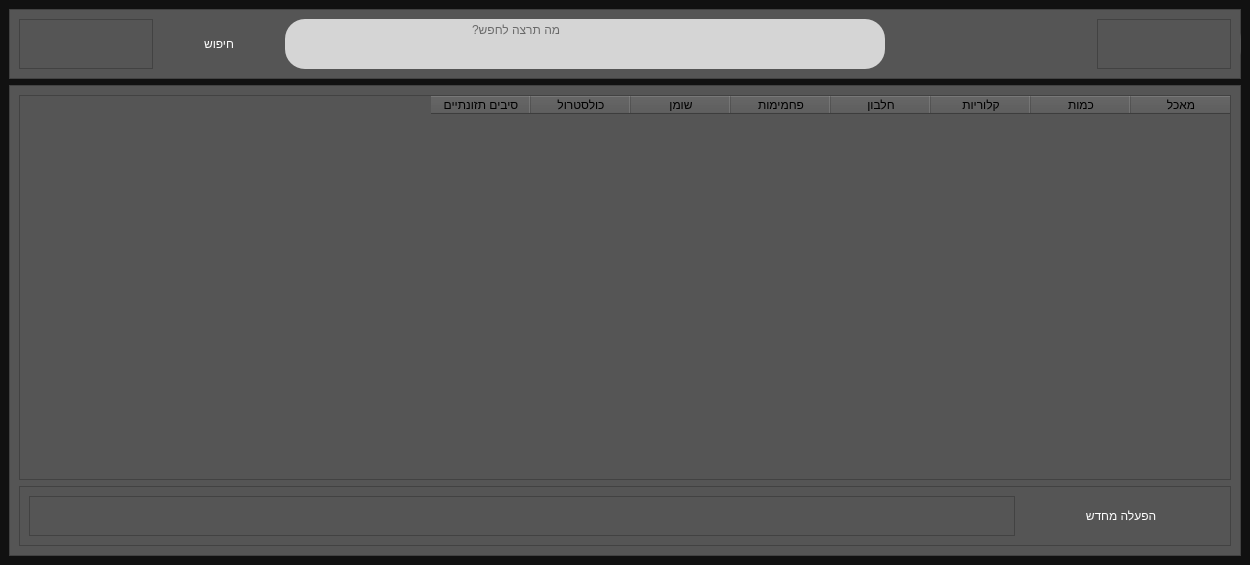
<?xml version="1.0" encoding="UTF-8"?>
<ui version="4.0">
 <class>MainWindow</class>
 <widget class="QMainWindow" name="MainWindow">
  <property name="geometry">
   <rect>
    <x>0</x>
    <y>0</y>
    <width>1250</width>
    <height>565</height>
   </rect>
  </property>
  <property name="windowTitle">
   <string>MainWindow</string>
  </property>
  <property name="styleSheet">
   <string notr="true">background-color: rgb(17,17,17);</string>
  </property>
  <widget class="QWidget" name="centralwidget">
   <layout class="QVBoxLayout" name="verticalLayout">
    <item>
     <widget class="QFrame" name="frame">
      <property name="maximumSize">
       <size>
        <width>16777215</width>
        <height>70</height>
       </size>
      </property>
      <property name="styleSheet">
       <string notr="true">background-color: rgb(85, 85, 85);</string>
      </property>
      <property name="frameShape">
       <enum>QFrame::StyledPanel</enum>
      </property>
      <property name="frameShadow">
       <enum>QFrame::Raised</enum>
      </property>
      <layout class="QHBoxLayout" name="horizontalLayout">
       <item>
        <widget class="QFrame" name="frame_3">
         <property name="frameShape">
          <enum>QFrame::StyledPanel</enum>
         </property>
         <property name="frameShadow">
          <enum>QFrame::Raised</enum>
         </property>
        </widget>
       </item>
       <item>
        <widget class="QPushButton" name="insert_payment_btn">
         <property name="sizePolicy">
          <sizepolicy hsizetype="Expanding" vsizetype="Maximum">
           <horstretch>0</horstretch>
           <verstretch>0</verstretch>
          </sizepolicy>
         </property>
         <property name="minimumSize">
          <size>
           <width>120</width>
           <height>40</height>
          </size>
         </property>
         <property name="maximumSize">
          <size>
           <width>0</width>
           <height>16777215</height>
          </size>
         </property>
         <property name="sizeIncrement">
          <size>
           <width>0</width>
           <height>0</height>
          </size>
         </property>
         <property name="cursor">
          <cursorShape>PointingHandCursor</cursorShape>
         </property>
         <property name="toolTip">
          <string>הכנס פרטי תשלום חדש</string>
         </property>
         <property name="whatsThis">
          <string>הכנס פרטי תשלום חדש</string>
         </property>
         <property name="styleSheet">
          <string notr="true">QPushButton {
	font: 63 12pt &quot;Segoe UI Semibold&quot;;
	color: rgb(255, 255, 255);
	border-radius: 20px;

}
QPushButton::hover {
	color: rgb(17, 17, 17);
	background-color: rgb(150,206,180);
}

QPushButton::pressed {
	color: rgb(17, 17, 17);
	background-color: rgb(150,206,180);
	border: 2px solid white;
}</string>
         </property>
         <property name="text">
          <string>חיפוש</string>
         </property>
         <property name="autoDefault">
          <bool>false</bool>
         </property>
         <property name="default">
          <bool>false</bool>
         </property>
         <property name="flat">
          <bool>false</bool>
         </property>
        </widget>
       </item>
       <item>
        <widget class="QTextEdit" name="amount_txt">
         <property name="sizePolicy">
          <sizepolicy hsizetype="Expanding" vsizetype="Maximum">
           <horstretch>0</horstretch>
           <verstretch>0</verstretch>
          </sizepolicy>
         </property>
         <property name="minimumSize">
          <size>
           <width>100</width>
           <height>20</height>
          </size>
         </property>
         <property name="maximumSize">
          <size>
           <width>600</width>
           <height>16777215</height>
          </size>
         </property>
         <property name="toolTip">
          <string>הכנס סכום לתשלום</string>
         </property>
         <property name="whatsThis">
          <string>הכנס סכום לתשלום</string>
         </property>
         <property name="layoutDirection">
          <enum>Qt::RightToLeft</enum>
         </property>
         <property name="styleSheet">
          <string notr="true">QTextEdit {
	font: 63 16pt &quot;Segoe UI Semibold&quot;;
	background-color: rgb(213, 213, 213);
	border-radius: 20px;
	text-align: right;
}

QTextEdit::hover {
	background-color: rgb(150,206,180);
	text-align: right;
}

QTextEdit::focus {
	background-color: rgb(150,206,180);
	border: 2px solid white;
	text-align: right;
}</string>
         </property>
         <property name="inputMethodHints">
          <set>Qt::ImhDigitsOnly</set>
         </property>
         <property name="verticalScrollBarPolicy">
          <enum>Qt::ScrollBarAlwaysOff</enum>
         </property>
         <property name="horizontalScrollBarPolicy">
          <enum>Qt::ScrollBarAlwaysOff</enum>
         </property>
         <property name="placeholderText">
          <string>                                                       ?מה תרצה לחפש</string>
         </property>
        </widget>
       </item>
       <item>
        <widget class="QPushButton" name="new_bill_btn">
         <property name="sizePolicy">
          <sizepolicy hsizetype="Maximum" vsizetype="Maximum">
           <horstretch>0</horstretch>
           <verstretch>0</verstretch>
          </sizepolicy>
         </property>
         <property name="minimumSize">
          <size>
           <width>200</width>
           <height>50</height>
          </size>
         </property>
         <property name="maximumSize">
          <size>
           <width>50</width>
           <height>16777215</height>
          </size>
         </property>
         <property name="cursor">
          <cursorShape>PointingHandCursor</cursorShape>
         </property>
         <property name="toolTip">
          <string>הוספת חשבון חדש</string>
         </property>
         <property name="toolTipDuration">
          <number>-1</number>
         </property>
         <property name="whatsThis">
          <string>הוספת חשבון חדש</string>
         </property>
         <property name="layoutDirection">
          <enum>Qt::RightToLeft</enum>
         </property>
         <property name="autoFillBackground">
          <bool>false</bool>
         </property>
         <property name="styleSheet">
          <string notr="true">QPushButton {
	font: 63 16pt &quot;Segoe UI Semibold&quot;;
	color: rgb(255, 255, 255);
	border-radius: 20px;
}

QPushButton::hover {
	color: rgb(17, 17, 17);
	background-color: rgb(178,216,216);
}

QPushButton::pressed {
	background-color: rgb(120,216,216);
}</string>
         </property>
         <property name="text">
          <string>+</string>
         </property>
         <property name="autoDefault">
          <bool>false</bool>
         </property>
         <property name="default">
          <bool>false</bool>
         </property>
         <property name="flat">
          <bool>false</bool>
         </property>
        </widget>
       </item>
       <item>
        <widget class="QFrame" name="frame_4">
         <property name="frameShape">
          <enum>QFrame::StyledPanel</enum>
         </property>
         <property name="frameShadow">
          <enum>QFrame::Raised</enum>
         </property>
        </widget>
       </item>
      </layout>
     </widget>
    </item>
    <item>
     <widget class="QFrame" name="frame_2">
      <property name="styleSheet">
       <string notr="true">background-color: rgb(85, 85, 85);</string>
      </property>
      <property name="frameShape">
       <enum>QFrame::StyledPanel</enum>
      </property>
      <property name="frameShadow">
       <enum>QFrame::Raised</enum>
      </property>
      <layout class="QVBoxLayout" name="verticalLayout_2">
       <item>
        <widget class="QTableWidget" name="tableWidget">
         <property name="sizePolicy">
          <sizepolicy hsizetype="Expanding" vsizetype="Expanding">
           <horstretch>0</horstretch>
           <verstretch>8</verstretch>
          </sizepolicy>
         </property>
         <property name="layoutDirection">
          <enum>Qt::RightToLeft</enum>
         </property>
         <property name="editTriggers">
          <set>QAbstractItemView::NoEditTriggers</set>
         </property>
         <column>
          <property name="text">
           <string>מאכל</string>
          </property>
          <property name="textAlignment">
           <set>AlignCenter</set>
          </property>
         </column>
         <column>
          <property name="text">
           <string>כמות</string>
          </property>
          <property name="textAlignment">
           <set>AlignCenter</set>
          </property>
         </column>
         <column>
          <property name="text">
           <string>קלוריות</string>
          </property>
          <property name="textAlignment">
           <set>AlignCenter</set>
          </property>
         </column>
         <column>
          <property name="text">
           <string>חלבון</string>
          </property>
          <property name="textAlignment">
           <set>AlignCenter</set>
          </property>
         </column>
         <column>
          <property name="text">
           <string>פחמימות</string>
          </property>
          <property name="textAlignment">
           <set>AlignCenter</set>
          </property>
         </column>
         <column>
          <property name="text">
           <string>שומן</string>
          </property>
          <property name="textAlignment">
           <set>AlignCenter</set>
          </property>
         </column>
         <column>
          <property name="text">
           <string>כולסטרול</string>
          </property>
          <property name="textAlignment">
           <set>AlignCenter</set>
          </property>
         </column>
         <column>
          <property name="text">
           <string>סיבים תזונתיים</string>
          </property>
          <property name="textAlignment">
           <set>AlignCenter</set>
          </property>
         </column>
        </widget>
       </item>
       <item>
        <widget class="QFrame" name="frame_5">
         <property name="sizePolicy">
          <sizepolicy hsizetype="Preferred" vsizetype="Preferred">
           <horstretch>0</horstretch>
           <verstretch>1</verstretch>
          </sizepolicy>
         </property>
         <property name="frameShape">
          <enum>QFrame::StyledPanel</enum>
         </property>
         <property name="frameShadow">
          <enum>QFrame::Raised</enum>
         </property>
         <layout class="QHBoxLayout" name="horizontalLayout_2">
          <item>
           <widget class="QFrame" name="frame_6">
            <property name="frameShape">
             <enum>QFrame::StyledPanel</enum>
            </property>
            <property name="frameShadow">
             <enum>QFrame::Raised</enum>
            </property>
           </widget>
          </item>
          <item>
           <widget class="QPushButton" name="reset_btn">
            <property name="sizePolicy">
             <sizepolicy hsizetype="Maximum" vsizetype="Maximum">
              <horstretch>0</horstretch>
              <verstretch>0</verstretch>
             </sizepolicy>
            </property>
            <property name="minimumSize">
             <size>
              <width>200</width>
              <height>40</height>
             </size>
            </property>
            <property name="maximumSize">
             <size>
              <width>200</width>
              <height>16777215</height>
             </size>
            </property>
            <property name="cursor">
             <cursorShape>PointingHandCursor</cursorShape>
            </property>
            <property name="toolTip">
             <string>לחץ להפעלה מחדש</string>
            </property>
            <property name="whatsThis">
             <string>לחץ להפעלה מחדש</string>
            </property>
            <property name="styleSheet">
             <string notr="true">QPushButton {
	font: 63 12pt &quot;Segoe UI Semibold&quot;;
	color: rgb(255, 255, 255);
	border-radius: 20px;
}

QPushButton::hover {
	color: rgb(17, 17, 17);
	background-color: rgb(213, 213, 213);
}

QPushButton::pressed {
	color: rgb(17, 17, 17);
	background-color: rgb(150,206,180);
	border: 2px solid white;
}</string>
            </property>
            <property name="text">
             <string>הפעלה מחדש</string>
            </property>
            <property name="autoDefault">
             <bool>false</bool>
            </property>
            <property name="default">
             <bool>false</bool>
            </property>
            <property name="flat">
             <bool>false</bool>
            </property>
           </widget>
          </item>
         </layout>
        </widget>
       </item>
      </layout>
     </widget>
    </item>
   </layout>
  </widget>
 </widget>
 <resources/>
 <connections/>
</ui>
